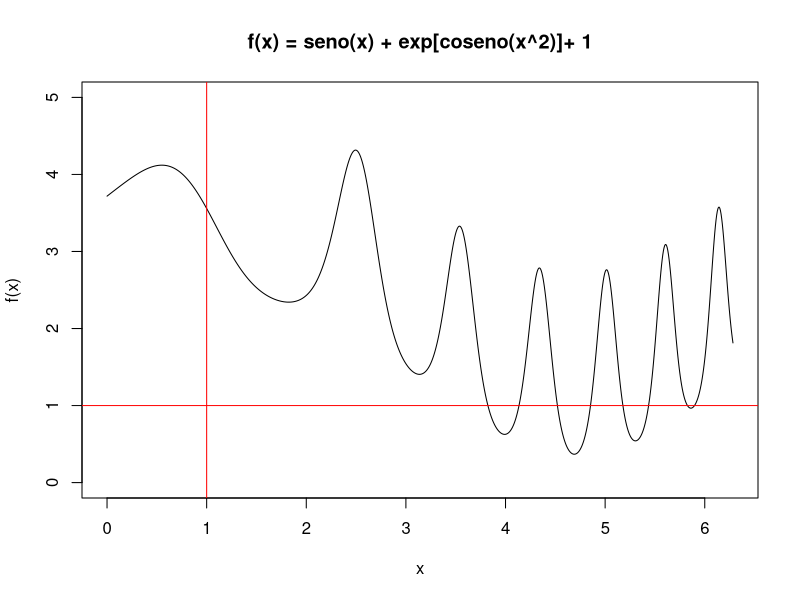
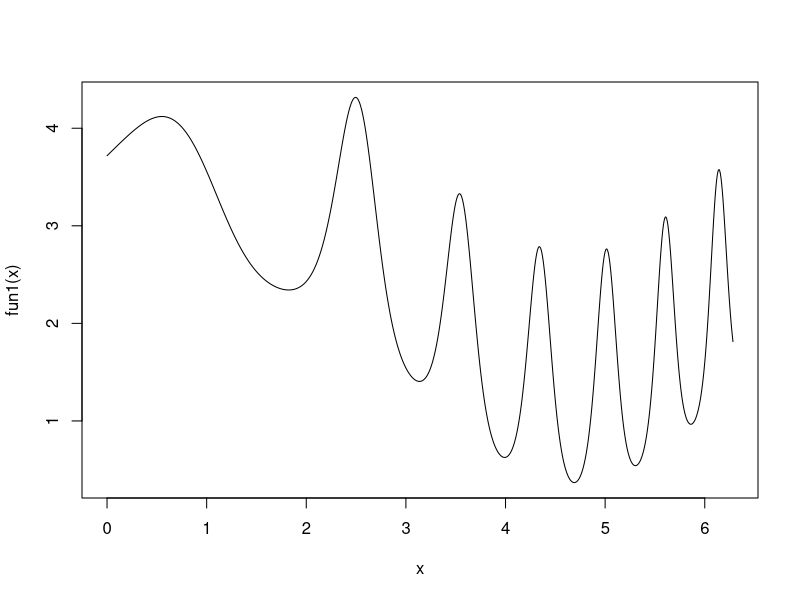
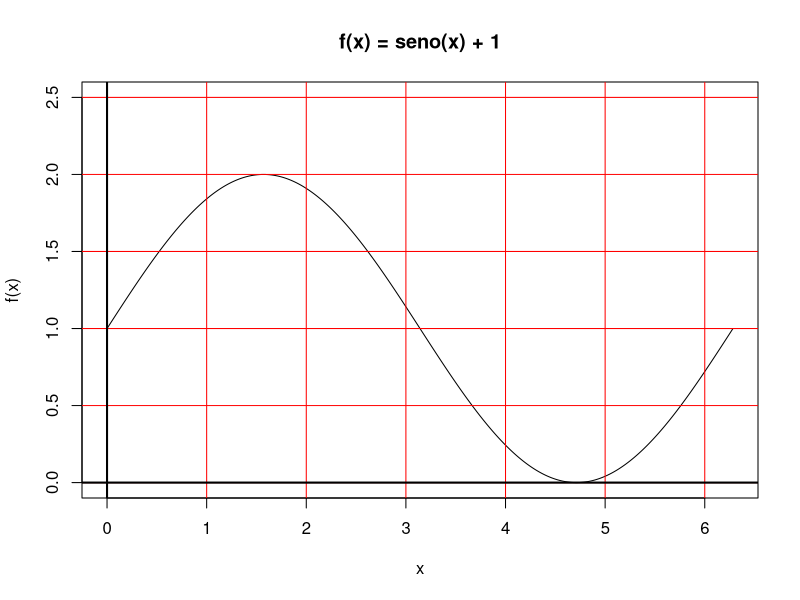
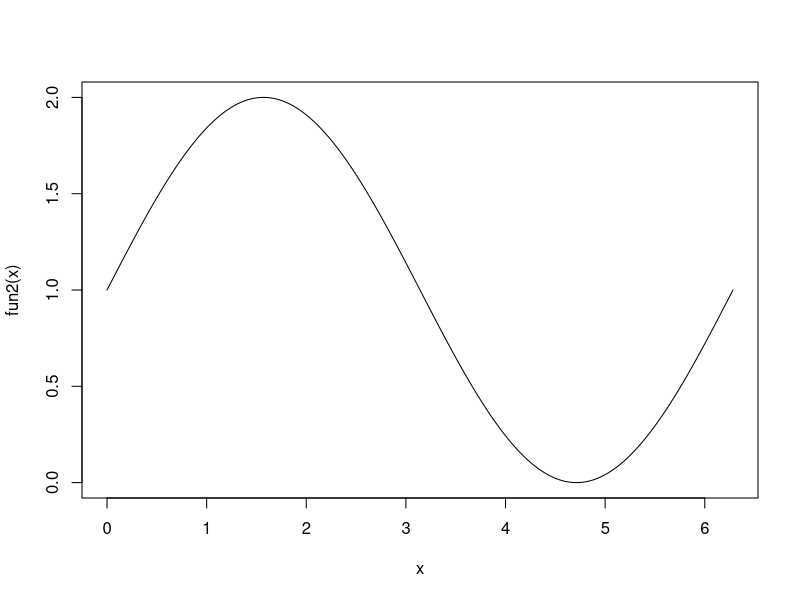
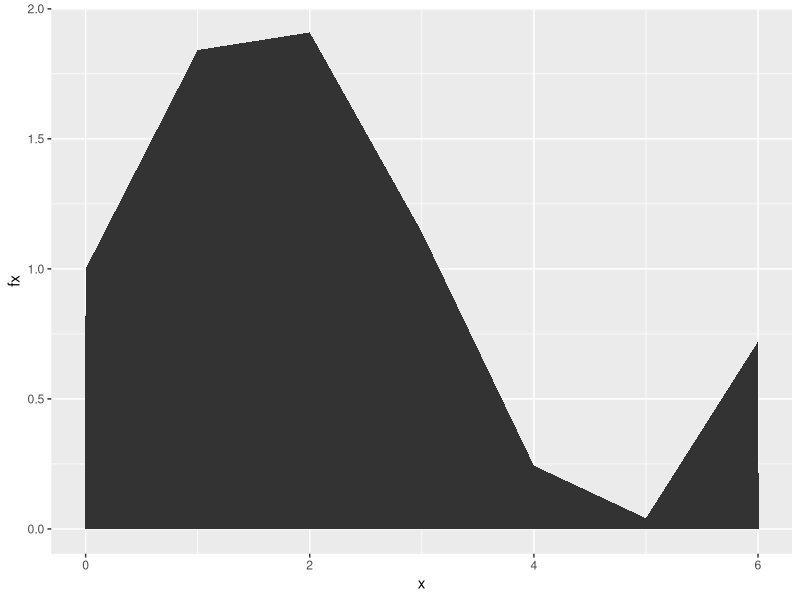
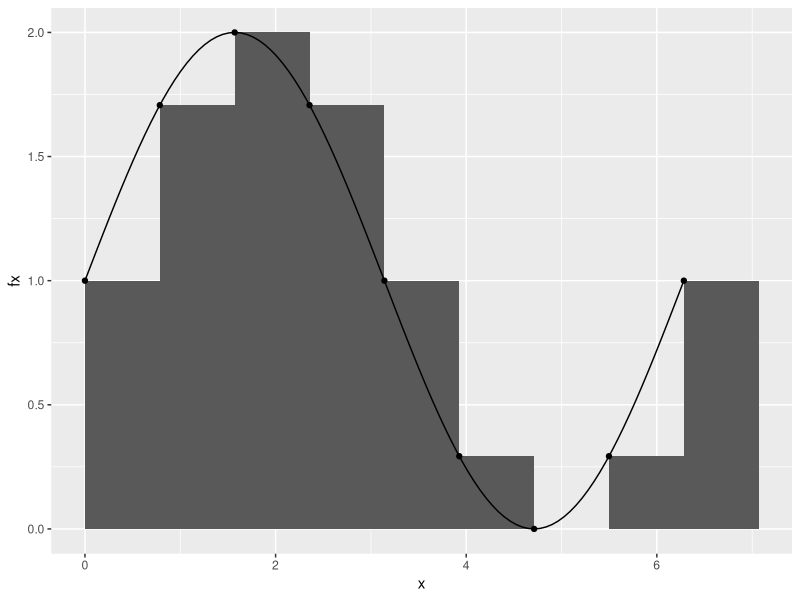
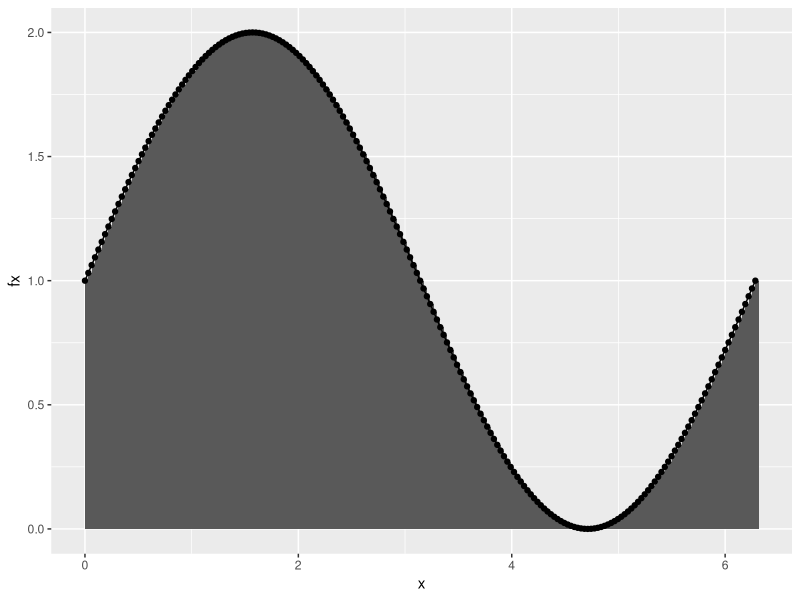
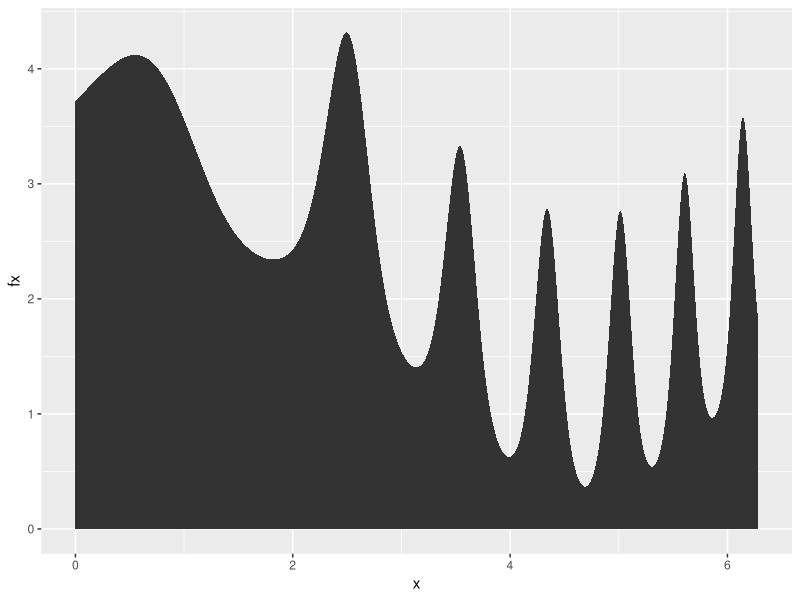

Recreate these plots in R, in order. (Note: this script raises an error after producing the figures.)
#Integracion Numerica
rm (list = ls())
dev.off () #Borra graficos
library(ggplot2)

#Grafico Inicial ---
fun1 = function(x) {sin(x)+exp(cos(x^2))+1} # Funcion
curve(fun1, from = 0, to = 2*pi, n = 1000, ylim = c(0,5), ylab = "f(x)")
title("f(x) = seno(x) + exp[coseno(x^2)]+ 1")
abline(h = seq(0.5), v = seq(0.6), col = "red")
curve(fun1, from = 0, to = 2*pi, n = 1000, add =1)

#Ejemplo 1 (1 de 2)----
fun2 = function(x){sin(x)+1} # Funcion a integrar

a = 0
b = 2*pi

curve(fun2, from = a, to = b, n = 1000, ylim = c(0, 2.5), ylab = "f(x)")
title("f(x) = seno(x) + 1")
abline(h = seq(0, 2.5, by = 0.5), v = seq(0,6), col = "red")
abline(h = 0, v = 0, lwd = 2)
curve(fun2, from = a, to = b, n = 1000, add = 1)

x = seq(from = a, to = b, lengh.out = 1000)
fx = fun2(x)
datagg = data.frame(x,fx)
ggplot(datagg, aes(x,fx))+geom_area()

F2 = function(x){-cos(x)+x} #integral indefinida de la Fun2 
(I = F2(2*pi) - F2(0)) # El resultado exacto es 2*pi
I == 2*pi


# Ejemplo 1 (2 de 2) ----
fun2 = function(x){sin(x)+1} #Funcion a Integrar
a = 0
b = 2*pi

dx = pi/4
x = seq(from = a, to = b ,by = dx ) #Creo set de puntos 
fx = fun2(x)
datagg = data.frame(x, fx)
ggplot(datagg, aes(x,fx))+ 
       geom_col(width = dx, position = position_nudge(x = dx/2),
                orientation = "x")+
       geom_point()+
       stat_function(fun=fun2)
          
(I.aprox.pi4 = dx*sum(fun2(x))) # Aproximacion con delta x = pi/4

dx = pi/100
x = seq (from = a, to = b, by = dx) # Creo set de puntos
fx = fun2(x)
datagg = data.frame(x,fx)
ggplot(datagg, aes(x,fx))+
        geom_col(width = dx, position = position_nudge(x = dx/2),
                 orientation = "x")+
        geom_point()+
        stat_function(fun = fun2)
(I.aprox.pi100 = dx*sum(fun2(x)))# Aproximacion con delta x = pi/100

dx = pi/1000
x = seq (from = a, to = b, by = dx) # Creo set de puntos
(I.aprox.pi1000 = dx*sum(fun2(x)))# Aproximacion con delta x = pi/1000

dx = pi/100000
x = seq (from = a, to = b, by = dx) # Creo set de puntos
(I.aprox.pi1000 = dx*sum(fun2(x)))# Aproximacion con delta x = pi/100000

dx = 10^-6
x = seq(from = a, to = b, by = dx) #creacion del set de puntos
(I.aprox.dx = dx*sum(fun2(x)))# Aproximacion con delta x = 10^-6

##Ejemplo 2 [Grafico Inicial solucion]
fun1 = function(x){sin(x)+exp(cos(x^2))+1} #funcion a integrar
a = 0
b = 2*pi
dx = 10^-6
x = seq(from = a, to = b, by = dx)
(I.aprox.dx = dx*sum(fun1(x)))

x= seq(from = a, to = b, length.out = 10000)
fx = fun1(x)
datagg = data.frame(x,fx)
ggplot(datagg, aes(x,fx))+geom_area()

dx = pi/4
x= seq(from = a, to = b, by = dx)
(I.aprox.dx = dx*sum(fun1(x)))

dx = pi/100
x= seq(from = a, to = b, by = dx)
fx = fun1
datagg = data.frame(x,fx)
ggplot(datagg, aes(x,fx))+
  geom_col(width = dx, position = position_nudge(x = dx/2),
           orientation = "x")+
            geom_point()+
            stat_function(fun=fun1, n =1000)
(I.aprox.dx = dx*sum(fun1(x)))

dx = pi/1000
x= seq(from = a, to = b, by = dx)
(I.aprox.dx = dx*sum(fun1(x)))


  